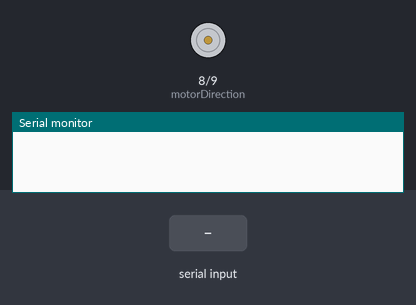
The sketch below on a simulated Arduino Uno, built with avr-gcc and run on an emulated ATmega328P. Shown: direction and speed pins drawn as motors (green arrow = direction pin HIGH = forward, orange = LOW = backward, longer = more drive), the last lines printed to the serial monitor. Inputs (shaded band) come from the test bench.

Above: at 1.2 s.
1.3 s: "90,45\n" received over Serial
4.3 s: "30,150\n" received over Serial
At 5.81 s:
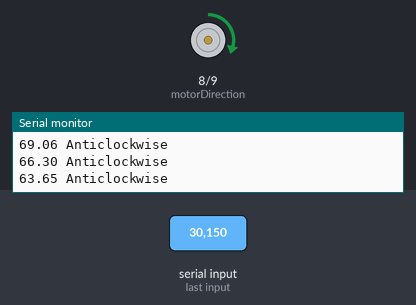
7.3 s: "90\n" received over Serial
10.3 s: "5\n" received over Serial
Timing chart, 0 to 13.6 s (numbered marks = the images above; inputs shaded):
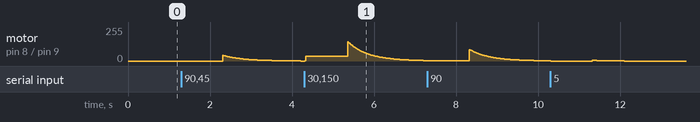

Measured:
- after the input at 4.3 s, motor on pin 8 (motorDirection) / pin 9 (motorPWM): rises from stopped to forward 144/255 in 1.0 s, then falls to forward 3/255 in 1.8 s

The sketch:

cytron_controllin_motor.ino
```cpp
/**
 * @file cytron_controllin_motor.ino
 * @brief A program that controls the speed and direction of a DC motor using serial input and PWM
 * @author Group 5
 */

// Constants for pin assignments
const int motorPWM = 9; ///< PWM pin for motor speed control
const int motorDirection = 8; ///< Digital pin for motor direction control

// Variables for motor control and filter parameters
double currentSpeed = 0; ///< Current motor speed
double targetSpeed = 0; ///< Target motor speed
const double alpha = 0.04; ///< Smoothing factor for filtering
const int millisDelay = 20; ///< Delay interval in milliseconds for applying the filter
unsigned long previousMillis = 0; ///< Stores the last time startFilter was called

/**
 * @brief Set up the pins and serial communication
 */
void setup() {
  pinMode(motorPWM, OUTPUT); // Set motorPWM as an output
  pinMode(motorDirection, OUTPUT); // Set motorDirection as an output
  Serial.begin(9600); // Initialize serial communication
}

/**
 * @brief Read the target speed from serial input and call startFilter periodically
 */
void loop() {
  // Checking if there is available input from the serial
  if (Serial.available() > 0) {
    currentSpeed = targetSpeed; // Update the current speed with the previous target speed
    targetSpeed = Serial.parseInt(); // Read the new target speed from serial input
  }

  unsigned long currentMillis = millis();

  // Call startFilter to filter the speed and motor control every 20 milliseconds (50 Hz)
  if (currentMillis - previousMillis >= millisDelay) {
    previousMillis = currentMillis;
    startFilter(); // Apply the filter and control the motor
  }
}

/**
 * @brief Exponential smoothing filter to make motor speed changes gradual and control the motor based on the filtered speed
 */
void startFilter() {
  // Exponential smoothing filter to make motor speed changes gradual
  currentSpeed = (1.0 - alpha) * currentSpeed + alpha * targetSpeed;

  controlMotor(); // Control the motor based on the filtered speed
}

/**
 * @brief Control the motor direction and speed using PWM and print the motor status to serial monitor
 */
void controlMotor() {
  if (currentSpeed < 0.0) { // Motor rotates in the clockwise direction (negative speed)
    digitalWrite(motorDirection, LOW);
    analogWrite(motorPWM, -currentSpeed); // Set motor speed

    Serial.print(-currentSpeed); // Print the motor speed
    Serial.print(" Clockwise");
    Serial.println();

  } else if (currentSpeed > 0.0) { // Motor rotates in the anticlockwise direction (positive speed)
    digitalWrite(motorDirection, HIGH);
    analogWrite(motorPWM, currentSpeed); // Set motor speed

    Serial.print(currentSpeed); // Print the motor speed
    Serial.print(" Anticlockwise");
    Serial.println();

  }
}
```
